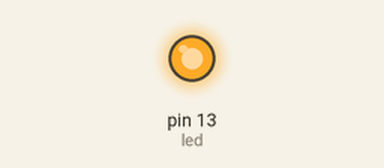
Bench run of a sketch on a simulated Arduino Uno, built with avr-gcc and run on an emulated ATmega328P. Parts: output pins drawn as LEDs (lit = HIGH).

Above: at 0.2 s.
At 37.0 s:
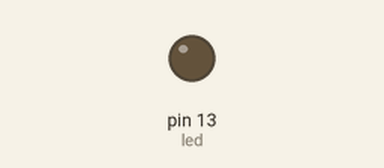
Timing chart, 0 to 39.0 s (numbered marks = the images above):
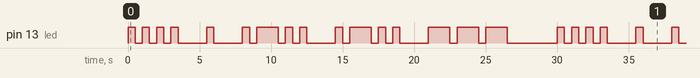

Measured:
- by itself, pin 13 (led): moves between LOW and HIGH, repeating every 30.0 s
- by itself, everything shown: repeats every 30.0 s, in 32 steps

The sketch:

Oppgave2.ino
```cpp
int tid = 500;
int led = 13;
int pause = tid * 3;


void setup() {
  pinMode(led, OUTPUT);
}


void dot() {
  digitalWrite(led, HIGH);
  delay(1 * tid);
  digitalWrite(led, LOW);
  delay(1 * tid);
  }

void dash() {
  digitalWrite(led, HIGH);
  delay(3 * tid);
  digitalWrite(led, LOW);
  delay(1 * tid);
}


void loop() {
   dot();
   dot();
   dot();
   dot();
   delay(pause);
   dot();
   delay(pause);
   dot();
   dash();
   dot();
   dot();
   delay(pause);
   dot();
   dash();
   dot();
   dot();
   delay(pause);
   dash();
   dash();
   dash();
   delay(pause *2);
}
```
